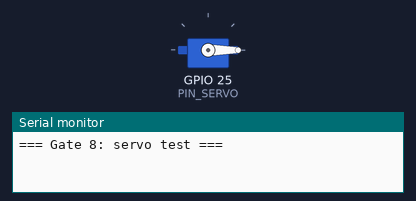
Bench run of a sketch on a simulated ESP32. Parts: servo, the last lines printed to the serial monitor.

Above: at 0.05 s.
At 2.65 s:
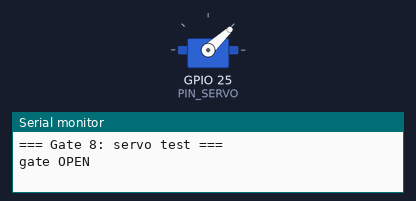
At 3.25 s:
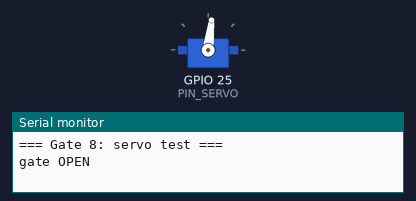
At 6.5 s:
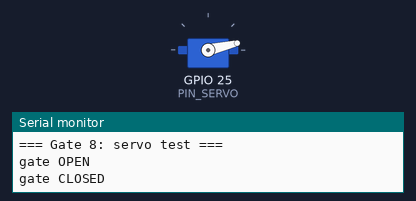
Timing chart, 0 to 8.7 s (numbered marks = the images above):
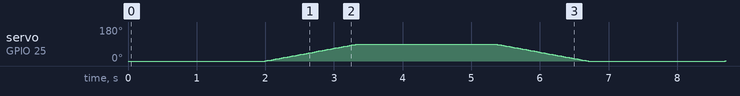

The sketch:

gate8_servo.ino
```cpp
/* Gate 8 — SG90 servo (floodgate) desk test. No Wi-Fi.
 *
 * WIRING (servo's 3-wire plug)
 *   brown  -> breadboard - rail (GND)
 *   red    -> breadboard + rail (5V)   never 3V3: the stall current browns out the board
 *   orange -> ESP32 P25
 * Needs library: ESP32Servo (Kevin Harrington).
 *
 * PASS: the arm swings to OPEN, waits 2 s, swings back to CLOSED, repeats.
 */

#include <ESP32Servo.h>

const int PIN_SERVO       = 25;
const int GATE_CLOSED_DEG = 0;    // tune both once the arm is fitted to the gate
const int GATE_OPEN_DEG   = 90;

Servo gate;
int gateDeg = GATE_CLOSED_DEG;

// Step 1 degree at a time: a full-speed jump draws ~0.7 A at start-up,
// which browns out an ESP32 running from a laptop USB port.
void moveGate(int target) {
  while (gateDeg != target) {
    gateDeg += (target > gateDeg) ? 1 : -1;
    gate.write(gateDeg);
    delay(15);                    // ~1.4 s for 90 degrees
  }
}

void setup() {
  Serial.begin(115200);
  gate.attach(PIN_SERVO);
  gate.write(GATE_CLOSED_DEG);
  Serial.println("\n=== Gate 8: servo test ===");
}

void loop() {
  delay(2000);
  Serial.println("gate OPEN");
  moveGate(GATE_OPEN_DEG);
  delay(2000);
  Serial.println("gate CLOSED");
  moveGate(GATE_CLOSED_DEG);
}
```
